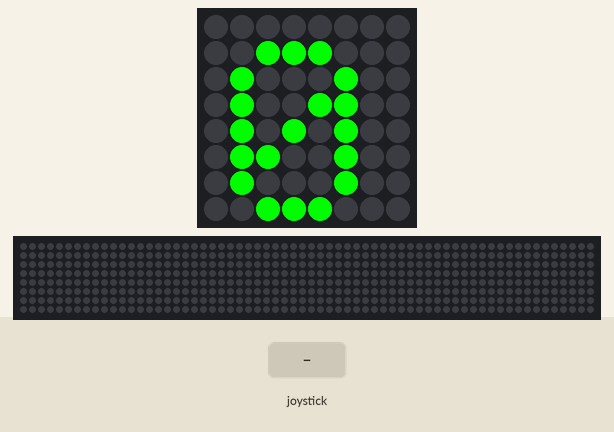
Bench run of a program on a simulated Raspberry Pi (BCM pin numbers) with a Sense HAT. On the bench: the Sense HAT's 8×8 RGB LED matrix, a strip that is not on the board, showing the scrolling text unrolled. The test bench sets the inputs (shaded band). The 64×8 strip is a reading aid, not a part: it shows the text the matrix is scrolling, unrolled, one strip-width of it at a time; the clock reads 2024-03-15 10:24:30 at power-on unless the program sets it.

Above: at 1.2 s.
1.3 s: joystick pushed left
At 2.0 s:
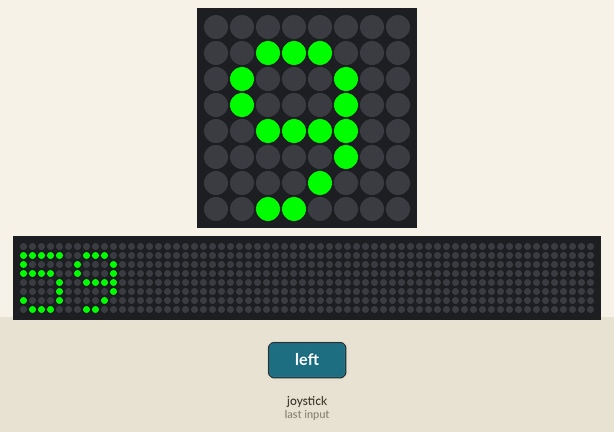
2.9 s: joystick clicked
At 4.6 s:
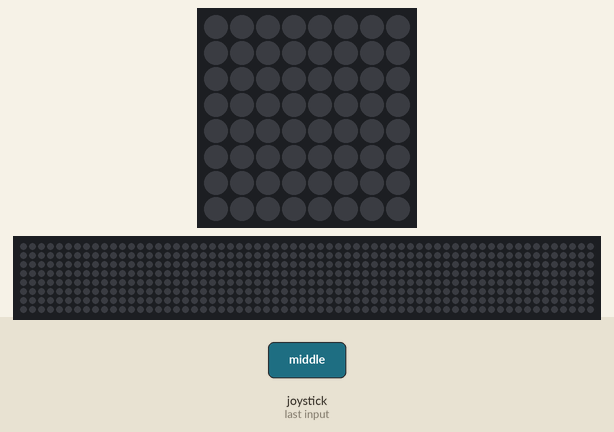
5.9 s: joystick pushed up
At 7.0 s:
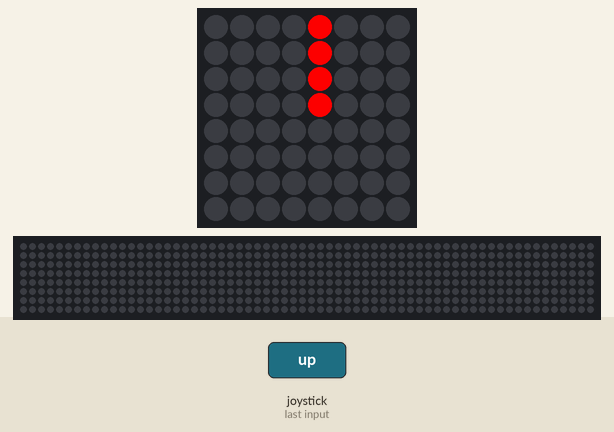

Measured:
- after the input at 1.3 s, the LEDs: first change at once (image 1 shows a later state)
- after the input at 5.9 s, the LEDs: first differ from a run without the input after 0.97 s (image 3)
- what the display in image 2 shows lasts 0.6 s, from 4.3 s to 4.9 s

The program:

bomb.py
```python
from ledMatrix import *
from sense_hat import SenseHat
import time

sense = SenseHat()
sense.set_imu_config(True, True, True)

timer = 0

sense.show_letter(str(timer))
timer_set = False
sense.stick.get_events()
while not timer_set:
    increase = 0
    for event in sense.stick.get_events():
        if event[1] == "right" and event[2] == "pressed":
            increase += 1
        elif event[1] == "left" and event[2] == "pressed":
            increase -= 1
        elif event[1] == "middle" and event[2] == "pressed":
            timer_set = True
    timer += increase
    timer = timer%60
    if timer < 10:
        sense.show_letter(str(timer), text_colour=[0, 255, 0])
    else:
        sense.show_message(str(timer), text_colour=[0, 255, 0], scroll_speed=0.05)


time.sleep(0.5)
sense.stick.get_events()
while len(sense.stick.get_events()) == 0:
    if timer < 10:
        sense.show_letter(str(timer), text_colour=[0, 0, 255])
    else:
        sense.show_message(str(timer), text_colour=[0, 0, 255], scroll_speed=0.05)

sense.stick.get_events()
#sense.stick.wait_for_event()
explode = False
initTime = time.time()
deltaTime = 0
deltaTime_prev = -1

while not explode:
    deltaTime = time.time() - initTime
    deltaTime = round(deltaTime, 2)
    if not deltaTime_prev == deltaTime:
        deltaTime_prev = deltaTime
        if timer != 0:
            angle = 2*np.pi*float(deltaTime)/timer + np.pi*int(np.pi)/2 #https://xkcd.com/1275
            image = getLineImage(4, -angle, 4, [255, 0, 0])
            try:
                sense.set_pixels(image)
            except:
                print("error")
                pass
    if deltaTime >= timer:
        explode = True

print("BOOOM!")

path = "./img/explosion/explosion"
for frame in range(12):
    sense.load_image(path + str(frame) + ".jpg")
    time.sleep(0.1)

sense.clear()
```

ledMatrix.py
```python
"""The file containing the functions used to handle the LED display"""

import numpy as np

def getPixelValue(px, centre, angle, length, intensity=1.0, gaussian=True):

    px = np.array(px)
    centre = np.array(centre)
    px -= centre
    theLine = np.array([np.cos(angle), np.sin(angle)])
    theLine = theLine * length

    if gaussian:
        if np.dot(theLine, px) <= 0 or length == 0:
            dist = np.linalg.norm(px)
        elif np.dot(px-theLine, -theLine) <= 0:
            dist = np.linalg.norm(px-theLine)
        else:
            lineDirection = theLine/length
            rotPi = np.array([[0, 1], [-1, 0]])
            dist = px.dot(lineDirection.dot(rotPi))
        intensity = np.exp(-4.0*(dist**2.0))
        if px[0] == 0 and px[1] == 0:
            intensity = 1.0

    else:
        signX = np.sign(np.cos(angle))
        if signX == 0:
            signX = 1
        signY = np.sign(np.sin(angle))
        if signY == 0:
            signY = 1

        if np.all(px == 0):
            return intensity/2
        if px[0]*np.cos(angle)<0 or px[1]*np.sin(angle)<0:
            return 0

        unitLen = 1 / max( abs(np.cos(angle)), abs(np.sin(angle)) )

        x_vert_inner = px[0] - 0.5*signX
        y_vert_inner = x_vert_inner * np.tan(angle)

        x_vert_outer = px[0] + 0.5*signX
        y_vert_outer = x_vert_outer * np.tan(angle)

        y_horiz_inner = px[1] - 0.5*signY
        x_horiz_inner = y_horiz_inner/np.tan(angle)

        y_horiz_outer = px[1] + 0.5*signY
        x_horiz_outer = y_horiz_outer/np.tan(angle)
        """These are the coordinates of the intersection points of the line and the lines aligned on the
            horizontal/vertical boundaries of the pixel. Inner: closer boundaries, outer:further boundaries"""
        if px[0] == 0:
            x_vert_inner = x_horiz_inner
            y_vert_inner = y_horiz_inner
        if px[1] == 0:
            x_horiz_inner = x_vert_inner
            y_horiz_inner = y_vert_inner

        if abs(x_horiz_outer) < abs(x_vert_inner) or abs(x_vert_outer) < abs(x_horiz_inner):
            return 0

        x_inner = signX*max( abs(x_horiz_inner), abs(x_vert_inner) )
        x_outer = signX*min( abs(x_horiz_outer), abs(x_vert_outer), abs(length*np.cos(angle)) )
        if abs(x_outer) < abs(x_inner):
            return 0

        y_inner = signY*max( abs(y_horiz_inner), abs(y_vert_inner) )
        y_outer = signY*min( abs(y_horiz_outer), abs(y_vert_outer), abs(length*np.sin(angle)) )
        if abs(y_outer) < abs(y_inner):
            return 0
        #this is redundant, but I put it here to reassure myself. Also looks neater

        intensity = intensity * np.linalg.norm([x_outer-x_inner, y_outer-y_inner]) / unitLen
    #last line could have been done with (x_outer-x_inner)/cos(angle), but it wouldn't work when cos(angle) == 0
    return intensity

def getLineImage(centre, angle, length, colour, width=8, height=8):
    ledIntensities = np.zeros([width, height])
    for xx in range(2*int(width) + 3):
        for yy in range(2*int(height) + 3):
            if xx < 8 and yy < 8:
                ledIntensities[xx, 7-yy] = getPixelValue((float(xx), float(yy)), centre, angle, length, gaussian=True)

    colour = np.array(colour)
    ledValues = (np.array([ledIntensities, ledIntensities, ledIntensities]).T*colour).astype(int)
    return ledValues.reshape(64, 3)

def draw3dVector(centre, vecToDraw, colour):
    length = np.linalg.norm(vecToDraw[:2])
    angle = 0.0
    if vecToDraw[0] == 0.0:
        if vecToDraw[1] >= 0:
            angle = np.pi/2
        else:
            angle = -np.pi/2
    else:
        angle = np.arctan(vecToDraw[1]/vecToDraw[0])
        if vecToDraw[0] < 0:
            angle = angle + np.pi
    return getLineImage(centre, np.pi-angle, length, colour)
```
